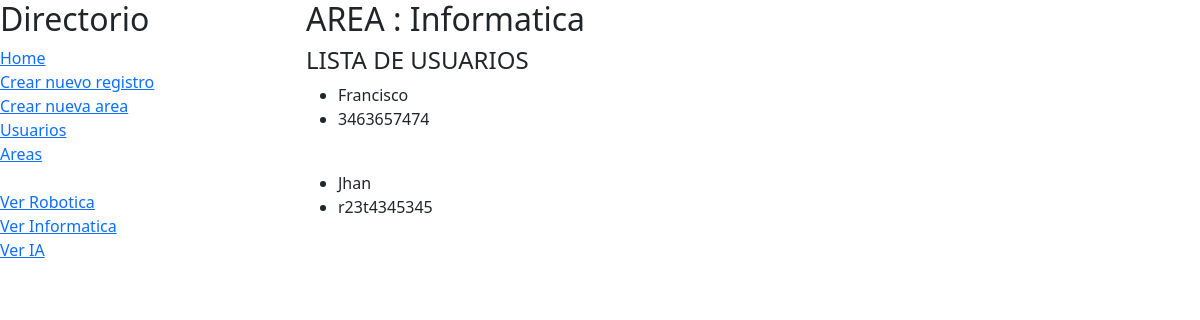
The page /app2/verArea/2 on the database its author committed.
### app2/models.py (models this page shows)
class area(models.Model):
    nombreArea = models.CharField(max_length=32, null=True, blank=True)
    descripcionArea = models.CharField(max_length=256, null=True, blank=True)

class usuario(models.Model):
    nombreUsuario = models.CharField(max_length=64, null=True, blank=True)
    numeroUsuario = models.CharField(max_length=32, null=True, blank=True)
    direccionUsuario = models.CharField(max_length=64, null=True, blank=True)
    areaUsuario = models.CharField(max_length=32, null=True, blank=True)
    descripcionUsuario = models.CharField(max_length=256, null=True, blank=True)
    areaR = models.ForeignKey(area, null=True, blank=True, on_delete=models.SET_NULL)

### app2/views.py (the view)
# urls.py: path('verArea/<str:idArea>',views.verArea,name='verArea')
def verArea(request,idArea):
    areaInfo = area.objects.get(id=idArea)
    listaUsuarios = areaInfo.usuario_set.all()
    return render(request,'verArea.html',{
        'objArea':areaInfo,
        'areasSistema':area.objects.all(),
        'listaUsuarios':listaUsuarios
    })

### app2/templates/verArea.html (shortened to what this page needs)
{% extends "layout.html" %}
{% block contenido %}
<h2>AREA : {{ objArea.nombreArea }}</h2>
<div>
    <h4>LISTA DE USUARIOS</h4>
    {% for usuarioInfo in listaUsuarios %}
    <div>
        <ul>
            <li>{{ usuarioInfo.nombreUsuario }}</li>
            <li>{{ usuarioInfo.numeroUsuario }}</li>
        </ul>
    </div>
    <br>
    {% endfor %}
</div>
{% endblock %}

### app2/templates/layout.html (shortened to what this page needs)
<!DOCTYPE html>
<html>
    <head>
        <link href="https://cdn.jsdelivr.net/npm/bootstrap@5.3.0/dist/css/bootstrap.min.css" rel="stylesheet">
        <link rel="stylesheet" href="https://cdnjs.cloudflare.com/ajax/libs/font-awesome/6.3.0/css/all.min.css" />
    </head>
    <body>
        <div class="row">
            <div class="col-3">
                <h2>Directorio</h2>
                <div>
                    <a href="{% url 'app2:inicio' %}">Home</a>
                </div>
                <div>
                    <a href="{% url 'app2:nuevoRegistro' %}">Crear nuevo registro</a>
                </div>
                <div>
                    <a href="{% url 'app2:nuevaArea' %}">Crear nueva area</a>
                </div>
                <div>
                    <a href="{% url 'app2:usuarios' %}">Usuarios</a>
                </div>
                <div>
                    <a href="{% url 'app2:areas' %}">Areas</a>
                </div>
                <br>
                {% for areaInfo in areasSistema %}
                <div>
                    <a href="{% url 'app2:verArea' areaInfo.id %}">Ver {{ areaInfo.nombreArea }}</a>
                </div>
                {% endfor %}
            </div>
            <div class="col-9">
                {% block contenido %}
                {% endblock %}
            </div>
        </div>
    </body>
</html>

### rows shown on the page
area: nombreArea "Robotica"
area: nombreArea "Informatica"
area: nombreArea "IA"
usuario: nombreUsuario "Francisco", numeroUsuario "3463657474"
usuario: nombreUsuario "Jhan", numeroUsuario "r23t4345345"
